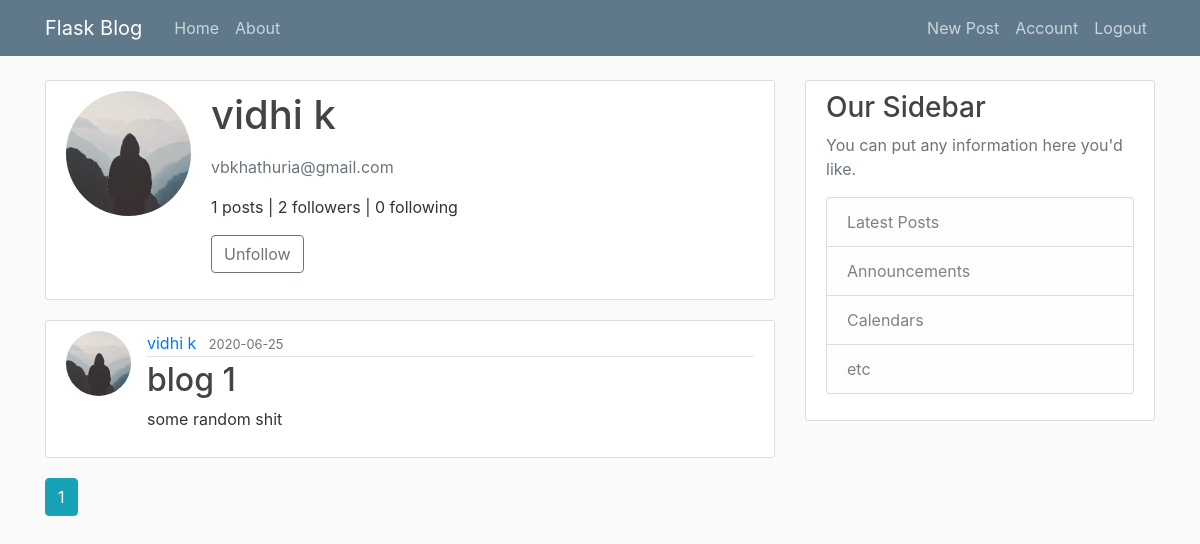
The page /user/vidhi k (signed in) on the database its author committed.
### flaskblog/models.py (models this page shows, shortened)
class User(db.Model, UserMixin):
    id = db.Column(db.Integer, primary_key=True)
    username = db.Column(db.String(20), unique=True, nullable=False)
    email = db.Column(db.String(120), unique=True, nullable=False)
    image_file = db.Column(db.String(20), nullable=False, default='default.jpg')
    password = db.Column(db.String(60), nullable=False)
    posts = db.relationship('Post', backref='author', lazy=True)
    followed = db.relationship(
        'User', secondary=followers,
        primaryjoin=(followers.c.follower_id == id),
        secondaryjoin=(followers.c.followed_id == id),
        backref=db.backref('followers', lazy='dynamic'), lazy='dynamic')
    def is_following(self, user):
        return self.followed.filter(
            followers.c.followed_id == user.id).count() > 0

class Post(db.Model):
    id = db.Column(db.Integer, primary_key=True)
    title = db.Column(db.String(100), nullable=False)
    date_posted = db.Column(db.DateTime, nullable=False, default=datetime.utcnow)
    content = db.Column(db.Text, nullable=False)
    user_id = db.Column(db.Integer, db.ForeignKey('user.id'), nullable=False)

### flaskblog/users/routes.py (the view)
@users.route("/user/<string:username>")
def user_posts(username):
    form = EmptyForm()
    page = request.args.get('page', 1, type=int)
    user = User.query.filter_by(username=username).first_or_404()
    posts = Post.query.filter_by(author=user)\
        .order_by(Post.date_posted.desc())\
        .paginate(page=page, per_page=5)
    return render_template('user_posts.html', posts=posts, user=user, form=form)

### flaskblog/users/forms.py
class EmptyForm(FlaskForm):
    submit = SubmitField('Submit')

### flaskblog/models.py (called while the page is built)
@login_manager.user_loader
def load_user(user_id):
    return User.query.get(int(user_id))

### flaskblog/templates/user_posts.html (shortened to what this page needs)
{% extends "layout.html" %}
{% block content %}
<div class="content-section">
  <div class="media">
        <img class="rounded-circle account-img" src="{{ url_for('static', filename='profile_pics/' + user.image_file) }}">
        <div class="media-body">
          <h2 class="account-heading mb-3">{{ user.username }}</h2>
          <p class="text-secondary">{{ user.email }}</p>
          <p>{{ posts.total }} posts    |    {{ user.followers.count() }} followers    |    {{ user.followed.count() }} following</p>
          {% if user == current_user %}
            <p><a href="{{ url_for('users.account') }}">Edit your profile</a></p>
          {% else %}
            <p>
                <form action="{{ url_for('users.unfollow', username=user.username) }}" method="post">
                    {{ form.submit(value='Unfollow', class = "btn btn-outline-secondary") }}
                </form>
            </p>
          {% endif %}
        </div>
      </div>
    </div>
    {% for post in posts.items %}
        <article class="media content-section">
          <img class="rounded-circle article-img" src="{{ url_for('static', filename='profile_pics/' + post.author.image_file) }}">
          <div class="media-body">
            <div class="article-metadata">
              <a class="mr-2" href="{{ url_for('users.user_posts', username=post.author.username) }}">{{ post.author.username }}</a>
              <small class="text-muted">{{ post.date_posted.strftime('%Y-%m-%d') }}</small>
            </div>
            <h2><a class="article-title" href="{{ url_for('posts.post', post_id=post.id) }}">{{ post.title }}</a></h2>
            <p class="article-content">{{ post.content }}</p>
          </div>
        </article>
    {% endfor %}
    {% for page_num in posts.iter_pages(left_edge=1, right_edge=1, left_current=1, right_current=2) %}
      {% if page_num %}
        {% if posts.page == page_num %}
          <a class="btn btn-info mb-4" href="{{ url_for('users.user_posts', username=user.username, page=page_num) }}">{{ page_num }}</a>
        {% else %}
          <a class="btn btn-outline-info mb-4" href="{{ url_for('users.user_posts', username=user.username, page=page_num) }}">{{ page_num }}</a>
        {% endif %}
      {% else %}
        ...
      {% endif %}
    {% endfor %}
{% endblock content %}

### flaskblog/static/main.css (style rules this page uses)
body { background: #fafafa; color: #333333; margin-top: 5rem; }
h1, h2, h3, h4, h5, h6 { color: #444444; }
.content-section { background: #ffffff; padding: 10px 20px; border: 1px solid #dddddd; border-radius: 3px; margin-bottom: 20px; }
.article-title { color: #444444; }
.article-content { white-space: pre-line; }
.article-img { height: 65px; width: 65px; margin-right: 16px; }
.article-metadata { padding-bottom: 1px; margin-bottom: 4px; border-bottom: 1px solid #e3e3e3 }
.account-img { height: 125px; width: 125px; margin-right: 20px; margin-bottom: 16px; }
.account-heading { font-size: 2.5rem; }

### rows shown on the page
User: image_file (placeholder picture), username "vidhi k", email "vbkhathuria@gmail.com"
Post: image_file (placeholder picture), author.username "vidhi k", date_posted "2020-06-25", title "blog 1", content "some random shit"

### other values the page prints
{{ posts.total }} "1"
{{ user.followers.count() }} "2"
{{ user.followed.count() }} "0"
{{ page_num }} "1"
